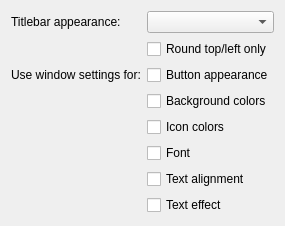
     <widget class="QWidget" name="page_11">
      <layout class="QFormLayout" name="formLayout_18">
       <item row="0" column="0">
        <widget class="QLabel" name="label_73">
         <property name="text">
          <string>Titlebar appearance:</string>
         </property>
        </widget>
       </item>
       <item row="0" column="1">
        <widget class="QComboBox" name="dwtAppearance">
         <property name="toolTip">
          <string>&lt;p&gt;Defines the gradient used to draw the background of the 'title' part of a dock windows.</string>
         </property>
        </widget>
       </item>
       <item row="1" column="1">
        <widget class="QCheckBox" name="dwtRoundTopOnly">
         <property name="toolTip">
          <string>&lt;p&gt;If enabled, only the top (for horizontal dock windows), or left (for vertical dock windows) will be rounded.</string>
         </property>
         <property name="text">
          <string>Round top/left only</string>
         </property>
        </widget>
       </item>
       <item row="2" column="0">
        <widget class="QLabel" name="label_76">
         <property name="text">
          <string>Use window settings for:</string>
         </property>
        </widget>
       </item>
       <item row="2" column="1">
        <widget class="QCheckBox" name="dwtBtnAsPerTitleBar">
         <property name="toolTip">
          <string>&lt;p&gt;If enabled, the buttons on dock windows will have a similar appearance (and behaviour) to the buttons on standard windows, otherwise they will only have their symbols drawn until the mouse hovers over (when the button background will be drawn).</string>
         </property>
         <property name="text">
          <string>Button appearance</string>
         </property>
        </widget>
       </item>
       <item row="3" column="1">
        <widget class="QCheckBox" name="dwtColAsPerTitleBar">
         <property name="toolTip">
          <string>&lt;p&gt;If enabled, the background of dock window titlebars will have use the color settings of standard windows, otherwise they will use the standard background color.</string>
         </property>
         <property name="text">
          <string>Background colors</string>
         </property>
        </widget>
       </item>
       <item row="5" column="1">
        <widget class="QCheckBox" name="dwtFontAsPerTitleBar">
         <property name="toolTip">
          <string>&lt;p&gt;If enabled, the font of dock window titlebars will have use the font settings of standard windows, otherwise they will use the standard font.</string>
         </property>
         <property name="text">
          <string>Font</string>
         </property>
        </widget>
       </item>
       <item row="6" column="1">
        <widget class="QCheckBox" name="dwtTextAsPerTitleBar">
         <property name="toolTip">
          <string>&lt;p&gt;If enabled, the text of dock window titlebars will have use the text alignment settings of standard windows, otherwise they will be left aligned.</string>
         </property>
         <property name="text">
          <string>Text alignment</string>
         </property>
        </widget>
       </item>
       <item row="7" column="1">
        <widget class="QCheckBox" name="dwtEffectAsPerTitleBar">
         <property name="toolTip">
          <string>&lt;p&gt;If enabled, the text of dock window titlebars will have use the text effect settings of standard windows, otherwise they will be drawn with no effect.</string>
         </property>
         <property name="text">
          <string>Text effect</string>
         </property>
        </widget>
       </item>
       <item row="4" column="1">
        <widget class="QCheckBox" name="dwtIconColAsPerTitleBar">
         <property name="toolTip">
          <string>&lt;p&gt;If enabled, the icons of dock window titlebars will have use the colors of standard window icons, otherwise they will use the text colour setting.</string>
         </property>
         <property name="text">
          <string>Icon colors</string>
         </property>
        </widget>
       </item>
      </layout>
     </widget>
